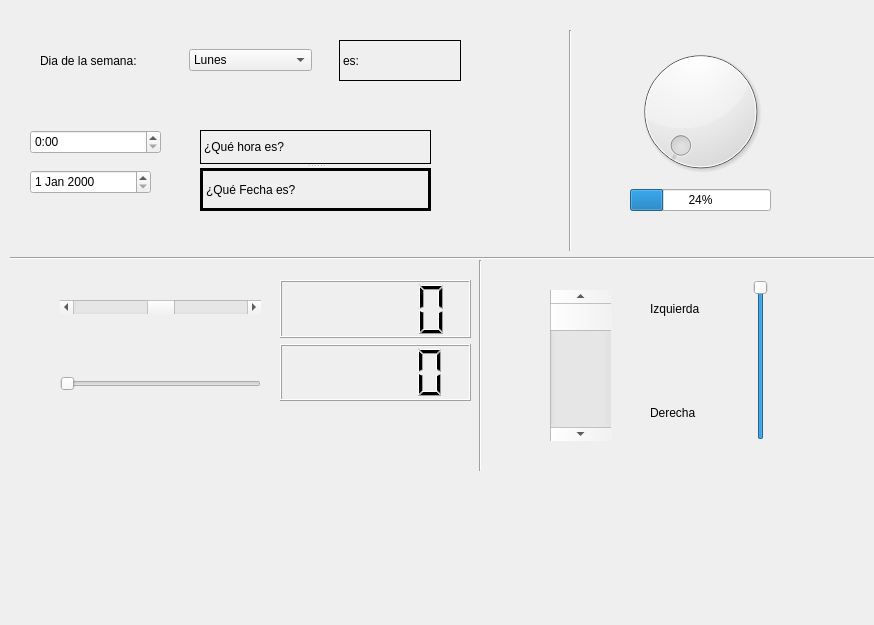
<?xml version="1.0" encoding="UTF-8"?>
<ui version="4.0">
 <class>Form</class>
 <widget class="QWidget" name="Form">
  <property name="geometry">
   <rect>
    <x>0</x>
    <y>0</y>
    <width>874</width>
    <height>625</height>
   </rect>
  </property>
  <property name="windowTitle">
   <string>Form</string>
  </property>
  <widget class="Line" name="line">
   <property name="geometry">
    <rect>
     <x>560</x>
     <y>30</y>
     <width>20</width>
     <height>221</height>
    </rect>
   </property>
   <property name="orientation">
    <enum>Qt::Vertical</enum>
   </property>
  </widget>
  <widget class="Line" name="line_2">
   <property name="geometry">
    <rect>
     <x>27</x>
     <y>240</y>
     <width>0</width>
     <height>171</height>
    </rect>
   </property>
   <property name="orientation">
    <enum>Qt::Horizontal</enum>
   </property>
  </widget>
  <widget class="Line" name="line_3">
   <property name="geometry">
    <rect>
     <x>10</x>
     <y>250</y>
     <width>871</width>
     <height>16</height>
    </rect>
   </property>
   <property name="orientation">
    <enum>Qt::Horizontal</enum>
   </property>
  </widget>
  <widget class="Line" name="line_4">
   <property name="geometry">
    <rect>
     <x>470</x>
     <y>260</y>
     <width>20</width>
     <height>211</height>
    </rect>
   </property>
   <property name="orientation">
    <enum>Qt::Vertical</enum>
   </property>
  </widget>
  <widget class="QTimeEdit" name="timeEdit">
   <property name="geometry">
    <rect>
     <x>30</x>
     <y>130</y>
     <width>131</width>
     <height>24</height>
    </rect>
   </property>
   <property name="minimumDate">
    <date>
     <year>2000</year>
     <month>1</month>
     <day>2</day>
    </date>
   </property>
   <property name="minimumTime">
    <time>
     <hour>0</hour>
     <minute>0</minute>
     <second>0</second>
    </time>
   </property>
   <property name="currentSection">
    <enum>QDateTimeEdit::HourSection</enum>
   </property>
   <property name="displayFormat">
    <string>h:mm </string>
   </property>
  </widget>
  <widget class="QDateEdit" name="dateEdit">
   <property name="geometry">
    <rect>
     <x>30</x>
     <y>170</y>
     <width>121</width>
     <height>24</height>
    </rect>
   </property>
  </widget>
  <widget class="QWidget" name="layoutWidget">
   <property name="geometry">
    <rect>
     <x>630</x>
     <y>40</y>
     <width>141</width>
     <height>171</height>
    </rect>
   </property>
   <layout class="QVBoxLayout" name="verticalLayout">
    <item>
     <widget class="QDial" name="dial"/>
    </item>
    <item>
     <widget class="QProgressBar" name="progressBar">
      <property name="value">
       <number>24</number>
      </property>
     </widget>
    </item>
   </layout>
  </widget>
  <widget class="QScrollBar" name="verticalScrollBar">
   <property name="geometry">
    <rect>
     <x>550</x>
     <y>290</y>
     <width>61</width>
     <height>151</height>
    </rect>
   </property>
   <property name="orientation">
    <enum>Qt::Vertical</enum>
   </property>
  </widget>
  <widget class="QWidget" name="layoutWidget">
   <property name="geometry">
    <rect>
     <x>650</x>
     <y>260</y>
     <width>58</width>
     <height>201</height>
    </rect>
   </property>
   <layout class="QVBoxLayout" name="verticalLayout_2">
    <item>
     <widget class="QLabel" name="label">
      <property name="text">
       <string>Izquierda</string>
      </property>
     </widget>
    </item>
    <item>
     <widget class="QLabel" name="label_2">
      <property name="text">
       <string>Derecha</string>
      </property>
     </widget>
    </item>
   </layout>
  </widget>
  <widget class="QWidget" name="layoutWidget">
   <property name="geometry">
    <rect>
     <x>60</x>
     <y>300</y>
     <width>201</width>
     <height>91</height>
    </rect>
   </property>
   <layout class="QVBoxLayout" name="verticalLayout_3">
    <property name="spacing">
     <number>11</number>
    </property>
    <property name="leftMargin">
     <number>0</number>
    </property>
    <item>
     <widget class="QScrollBar" name="horizontalScrollBar">
      <property name="minimum">
       <number>-100</number>
      </property>
      <property name="orientation">
       <enum>Qt::Horizontal</enum>
      </property>
     </widget>
    </item>
    <item>
     <spacer name="verticalSpacer">
      <property name="orientation">
       <enum>Qt::Vertical</enum>
      </property>
      <property name="sizeHint" stdset="0">
       <size>
        <width>20</width>
        <height>40</height>
       </size>
      </property>
     </spacer>
    </item>
    <item>
     <widget class="QSlider" name="horizontalSlider">
      <property name="orientation">
       <enum>Qt::Horizontal</enum>
      </property>
     </widget>
    </item>
   </layout>
  </widget>
  <widget class="QWidget" name="layoutWidget">
   <property name="geometry">
    <rect>
     <x>280</x>
     <y>280</y>
     <width>191</width>
     <height>121</height>
    </rect>
   </property>
   <layout class="QVBoxLayout" name="verticalLayout_4">
    <item>
     <widget class="QLCDNumber" name="lcdNumber"/>
    </item>
    <item>
     <widget class="QLCDNumber" name="lcdNumber_2"/>
    </item>
   </layout>
  </widget>
  <widget class="QWidget" name="layoutWidget">
   <property name="geometry">
    <rect>
     <x>40</x>
     <y>40</y>
     <width>421</width>
     <height>41</height>
    </rect>
   </property>
   <layout class="QHBoxLayout" name="horizontalLayout">
    <property name="spacing">
     <number>27</number>
    </property>
    <item>
     <widget class="QLabel" name="label_3">
      <property name="text">
       <string>Dia de la semana:</string>
      </property>
     </widget>
    </item>
    <item>
     <widget class="QComboBox" name="comboBox">
      <item>
       <property name="text">
        <string>Lunes</string>
       </property>
      </item>
      <item>
       <property name="text">
        <string>Martes</string>
       </property>
      </item>
      <item>
       <property name="text">
        <string>Miercoles</string>
       </property>
      </item>
      <item>
       <property name="text">
        <string>Jueves</string>
       </property>
      </item>
      <item>
       <property name="text">
        <string>Viernes</string>
       </property>
      </item>
      <item>
       <property name="text">
        <string>Sabado</string>
       </property>
      </item>
      <item>
       <property name="text">
        <string>Domingo</string>
       </property>
      </item>
     </widget>
    </item>
    <item>
     <widget class="QLabel" name="label_4">
      <property name="styleSheet">
       <string notr="true">border: 1px solid black</string>
      </property>
      <property name="text">
       <string>es:</string>
      </property>
     </widget>
    </item>
   </layout>
  </widget>
  <widget class="QSplitter" name="splitter">
   <property name="geometry">
    <rect>
     <x>200</x>
     <y>130</y>
     <width>231</width>
     <height>81</height>
    </rect>
   </property>
   <property name="orientation">
    <enum>Qt::Vertical</enum>
   </property>
   <widget class="QLabel" name="label_5">
    <property name="styleSheet">
     <string notr="true">border: 1px solid black</string>
    </property>
    <property name="text">
     <string>¿Qué hora es?</string>
    </property>
   </widget>
   <widget class="QLabel" name="label_6">
    <property name="styleSheet">
     <string notr="true">border: 3px solid black</string>
    </property>
    <property name="text">
     <string>¿Qué Fecha es?</string>
    </property>
   </widget>
  </widget>
  <widget class="QSlider" name="verticalSlider">
   <property name="geometry">
    <rect>
     <x>750</x>
     <y>280</y>
     <width>22</width>
     <height>160</height>
    </rect>
   </property>
   <property name="minimum">
    <number>-275</number>
   </property>
   <property name="maximum">
    <number>0</number>
   </property>
   <property name="orientation">
    <enum>Qt::Vertical</enum>
   </property>
  </widget>
  <widget class="QLabel" name="label_7">
   <property name="geometry">
    <rect>
     <x>450</x>
     <y>120</y>
     <width>101</width>
     <height>91</height>
    </rect>
   </property>
   <property name="text">
    <string/>
   </property>
   <property name="pixmap">
    <pixmap>../../../gokusad.png</pixmap>
   </property>
   <property name="scaledContents">
    <bool>true</bool>
   </property>
  </widget>
 </widget>
 <resources/>
 <connections>
  <connection>
   <sender>horizontalScrollBar</sender>
   <signal>sliderMoved(int)</signal>
   <receiver>lcdNumber</receiver>
   <slot>display(int)</slot>
   <hints>
    <hint type="sourcelabel">
     <x>169</x>
     <y>304</y>
    </hint>
    <hint type="destinationlabel">
     <x>365</x>
     <y>312</y>
    </hint>
   </hints>
  </connection>
  <connection>
   <sender>horizontalSlider</sender>
   <signal>sliderMoved(int)</signal>
   <receiver>lcdNumber_2</receiver>
   <slot>display(int)</slot>
   <hints>
    <hint type="sourcelabel">
     <x>207</x>
     <y>385</y>
    </hint>
    <hint type="destinationlabel">
     <x>333</x>
     <y>379</y>
    </hint>
   </hints>
  </connection>
  <connection>
   <sender>verticalScrollBar</sender>
   <signal>sliderMoved(int)</signal>
   <receiver>label</receiver>
   <slot>setNum(int)</slot>
   <hints>
    <hint type="sourcelabel">
     <x>569</x>
     <y>337</y>
    </hint>
    <hint type="destinationlabel">
     <x>682</x>
     <y>308</y>
    </hint>
   </hints>
  </connection>
  <connection>
   <sender>verticalSlider</sender>
   <signal>sliderMoved(int)</signal>
   <receiver>label_2</receiver>
   <slot>setNum(int)</slot>
   <hints>
    <hint type="sourcelabel">
     <x>755</x>
     <y>296</y>
    </hint>
    <hint type="destinationlabel">
     <x>681</x>
     <y>413</y>
    </hint>
   </hints>
  </connection>
  <connection>
   <sender>comboBox</sender>
   <signal>activated(QString)</signal>
   <receiver>label_4</receiver>
   <slot>setText(QString)</slot>
   <hints>
    <hint type="sourcelabel">
     <x>216</x>
     <y>54</y>
    </hint>
    <hint type="destinationlabel">
     <x>384</x>
     <y>56</y>
    </hint>
   </hints>
  </connection>
  <connection>
   <sender>timeEdit</sender>
   <signal>timeChanged(QTime)</signal>
   <receiver>label_5</receiver>
   <slot>clear()</slot>
   <hints>
    <hint type="sourcelabel">
     <x>126</x>
     <y>146</y>
    </hint>
    <hint type="destinationlabel">
     <x>231</x>
     <y>146</y>
    </hint>
   </hints>
  </connection>
  <connection>
   <sender>dateEdit</sender>
   <signal>dateChanged(QDate)</signal>
   <receiver>label_6</receiver>
   <slot>clear()</slot>
   <hints>
    <hint type="sourcelabel">
     <x>114</x>
     <y>183</y>
    </hint>
    <hint type="destinationlabel">
     <x>232</x>
     <y>188</y>
    </hint>
   </hints>
  </connection>
 </connections>
</ui>
